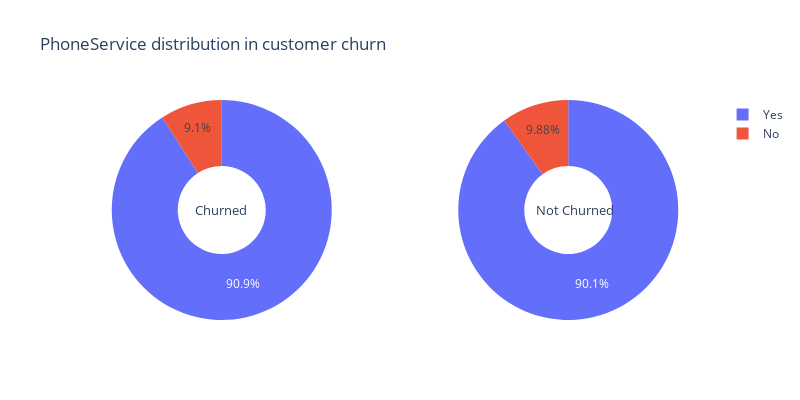

Notebook cell for this chart:
### Code cell
feature_pie("PhoneService")

### Figure 1 — Plotly figure (JSON) as saved in the notebook; plotly's stock layout.template omitted (floating-point values rounded to 4 significant figures)
{"data": [{"domain": {"x": [0, 0.45], "y": [0, 1]}, "hole": 0.4, "hoverinfo": "skip", "labels": ["Yes", "No"], "type": "pie", "values": [1699, 170]}, {"domain": {"x": [0.55, 1], "y": [0, 1]}, "hole": 0.4, "hoverinfo": "skip", "labels": ["Yes", "No"], "type": "pie", "values": [4653, 510]}], "layout": {"annotations": [{"font": {"size": 13}, "showarrow": false, "text": "Churned", "x": 0.18, "y": 0.5}, {"font": {"size": 13}, "showarrow": false, "text": "Not Churned", "x": 0.85, "y": 0.5}], "height": 400, "title": {"text": "PhoneService distribution in customer churn"}, "width": 800}}
